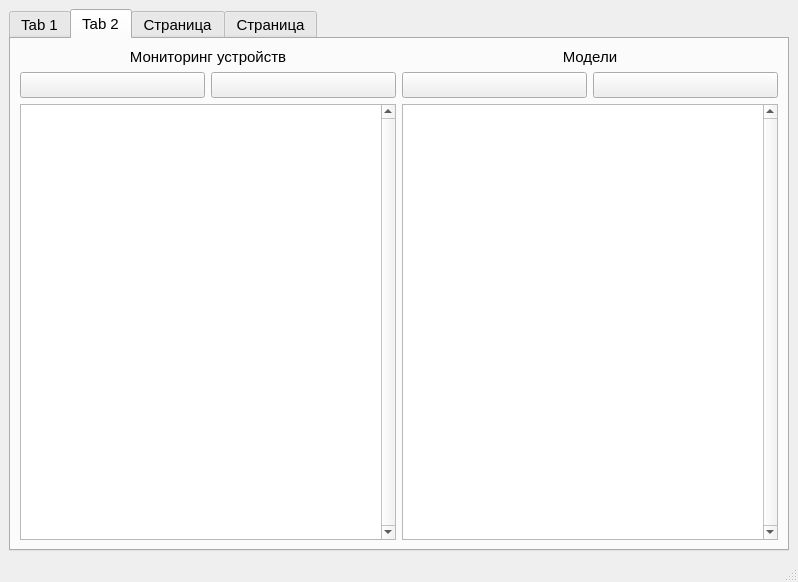
<?xml version="1.0" encoding="UTF-8"?>
<ui version="4.0">
 <class>MainWindow</class>
 <widget class="QMainWindow" name="MainWindow">
  <property name="windowModality">
   <enum>Qt::WindowModal</enum>
  </property>
  <property name="geometry">
   <rect>
    <x>0</x>
    <y>0</y>
    <width>798</width>
    <height>582</height>
   </rect>
  </property>
  <property name="windowTitle">
   <string>Totum Telecom</string>
  </property>
  <property name="windowIcon">
   <iconset theme="audio-card"/>
  </property>
  <property name="tabShape">
   <enum>QTabWidget::Rounded</enum>
  </property>
  <property name="dockNestingEnabled">
   <bool>true</bool>
  </property>
  <widget class="QWidget" name="centralwidget">
   <layout class="QGridLayout" name="gridLayout">
    <item row="1" column="0">
     <widget class="QTabWidget" name="tabWidget">
      <property name="font">
       <font>
        <pointsize>11</pointsize>
        <italic>false</italic>
        <bold>false</bold>
        <stylestrategy>PreferDefault</stylestrategy>
       </font>
      </property>
      <property name="currentIndex">
       <number>1</number>
      </property>
      <property name="elideMode">
       <enum>Qt::ElideNone</enum>
      </property>
      <property name="usesScrollButtons">
       <bool>true</bool>
      </property>
      <property name="documentMode">
       <bool>false</bool>
      </property>
      <widget class="QWidget" name="tab_Main">
       <property name="baseSize">
        <size>
         <width>10</width>
         <height>10</height>
        </size>
       </property>
       <attribute name="title">
        <string>Tab 1</string>
       </attribute>
       <layout class="QGridLayout" name="gridLayout_5">
        <item row="0" column="0">
         <widget class="QLabel" name="icon">
          <property name="text">
           <string/>
          </property>
         </widget>
        </item>
        <item row="1" column="0">
         <spacer name="verticalSpacer_2">
          <property name="orientation">
           <enum>Qt::Vertical</enum>
          </property>
          <property name="sizeHint" stdset="0">
           <size>
            <width>20</width>
            <height>40</height>
           </size>
          </property>
         </spacer>
        </item>
        <item row="0" column="1" colspan="2">
         <widget class="QLabel" name="lblGreeting">
          <property name="font">
           <font>
            <pointsize>56</pointsize>
            <italic>false</italic>
            <bold>true</bold>
            <underline>false</underline>
            <stylestrategy>PreferDefault</stylestrategy>
           </font>
          </property>
          <property name="text">
           <string>&lt;html&gt;&lt;head/&gt;&lt;body&gt;&lt;p align=&quot;center&quot;&gt;аопловарво&lt;/p&gt;&lt;/body&gt;&lt;/html&gt;</string>
          </property>
          <property name="textFormat">
           <enum>Qt::RichText</enum>
          </property>
         </widget>
        </item>
        <item row="8" column="1">
         <widget class="QPushButton" name="btnStatusReport">
          <property name="sizePolicy">
           <sizepolicy hsizetype="Minimum" vsizetype="Fixed">
            <horstretch>0</horstretch>
            <verstretch>0</verstretch>
           </sizepolicy>
          </property>
          <property name="font">
           <font>
            <pointsize>16</pointsize>
            <italic>false</italic>
            <bold>false</bold>
            <stylestrategy>PreferDefault</stylestrategy>
           </font>
          </property>
          <property name="text">
           <string>Показать отчет по статусам</string>
          </property>
         </widget>
        </item>
        <item row="8" column="2" rowspan="2" colspan="2">
         <spacer name="horizontalSpacer">
          <property name="orientation">
           <enum>Qt::Horizontal</enum>
          </property>
          <property name="sizeHint" stdset="0">
           <size>
            <width>40</width>
            <height>20</height>
           </size>
          </property>
         </spacer>
        </item>
        <item row="7" column="4" rowspan="3">
         <spacer name="horizontalSpacer_2">
          <property name="orientation">
           <enum>Qt::Horizontal</enum>
          </property>
          <property name="sizeHint" stdset="0">
           <size>
            <width>40</width>
            <height>20</height>
           </size>
          </property>
         </spacer>
        </item>
        <item row="7" column="1">
         <widget class="QPushButton" name="btnClientReport">
          <property name="minimumSize">
           <size>
            <width>0</width>
            <height>0</height>
           </size>
          </property>
          <property name="baseSize">
           <size>
            <width>0</width>
            <height>0</height>
           </size>
          </property>
          <property name="font">
           <font>
            <pointsize>16</pointsize>
            <italic>false</italic>
            <bold>false</bold>
            <stylestrategy>PreferDefault</stylestrategy>
           </font>
          </property>
          <property name="text">
           <string>Показать отчет по клиентам</string>
          </property>
         </widget>
        </item>
        <item row="1" column="1" rowspan="2" colspan="3">
         <widget class="QCalendarWidget" name="calendarWidget">
          <property name="enabled">
           <bool>true</bool>
          </property>
          <property name="focusPolicy">
           <enum>Qt::NoFocus</enum>
          </property>
          <property name="contextMenuPolicy">
           <enum>Qt::NoContextMenu</enum>
          </property>
          <property name="firstDayOfWeek">
           <enum>Qt::Monday</enum>
          </property>
          <property name="gridVisible">
           <bool>true</bool>
          </property>
          <property name="selectionMode">
           <enum>QCalendarWidget::NoSelection</enum>
          </property>
          <property name="horizontalHeaderFormat">
           <enum>QCalendarWidget::SingleLetterDayNames</enum>
          </property>
          <property name="verticalHeaderFormat">
           <enum>QCalendarWidget::ISOWeekNumbers</enum>
          </property>
          <property name="navigationBarVisible">
           <bool>true</bool>
          </property>
          <property name="dateEditEnabled">
           <bool>false</bool>
          </property>
         </widget>
        </item>
        <item row="0" column="4" rowspan="10" colspan="2">
         <layout class="QVBoxLayout" name="verticalLayout_4">
          <item>
           <widget class="QLabel" name="label_6">
            <property name="text">
             <string>&lt;html&gt;&lt;head/&gt;&lt;body&gt;&lt;p align=&quot;center&quot;&gt;&lt;span style=&quot; font-size:12pt;&quot;&gt;Лента последних событий&lt;/span&gt;&lt;/p&gt;&lt;/body&gt;&lt;/html&gt;</string>
            </property>
            <property name="alignment">
             <set>Qt::AlignRight|Qt::AlignTrailing|Qt::AlignVCenter</set>
            </property>
           </widget>
          </item>
          <item>
           <widget class="QTableView" name="tableRecentActions">
            <property name="minimumSize">
             <size>
              <width>0</width>
              <height>0</height>
             </size>
            </property>
            <property name="frameShape">
             <enum>QFrame::NoFrame</enum>
            </property>
            <property name="editTriggers">
             <set>QAbstractItemView::NoEditTriggers</set>
            </property>
            <property name="selectionMode">
             <enum>QAbstractItemView::NoSelection</enum>
            </property>
            <property name="gridStyle">
             <enum>Qt::DotLine</enum>
            </property>
            <attribute name="horizontalHeaderVisible">
             <bool>false</bool>
            </attribute>
            <attribute name="verticalHeaderVisible">
             <bool>false</bool>
            </attribute>
           </widget>
          </item>
         </layout>
        </item>
       </layout>
      </widget>
      <widget class="QWidget" name="tab_Monitoring">
       <attribute name="title">
        <string>Tab 2</string>
       </attribute>
       <layout class="QGridLayout" name="gridLayout_3">
        <item row="0" column="0">
         <layout class="QGridLayout" name="gridLayout_6">
          <item row="0" column="0">
           <widget class="QLabel" name="label_4">
            <property name="text">
             <string>Мониторинг устройств</string>
            </property>
            <property name="scaledContents">
             <bool>false</bool>
            </property>
            <property name="alignment">
             <set>Qt::AlignCenter</set>
            </property>
           </widget>
          </item>
          <item row="8" column="3">
           <layout class="QVBoxLayout" name="verticalLayout"/>
          </item>
          <item row="8" column="0">
           <widget class="QTableView" name="tableMonitoring">
            <property name="frameShape">
             <enum>QFrame::StyledPanel</enum>
            </property>
            <property name="verticalScrollBarPolicy">
             <enum>Qt::ScrollBarAlwaysOn</enum>
            </property>
            <property name="horizontalScrollBarPolicy">
             <enum>Qt::ScrollBarAsNeeded</enum>
            </property>
            <property name="gridStyle">
             <enum>Qt::SolidLine</enum>
            </property>
            <property name="sortingEnabled">
             <bool>true</bool>
            </property>
            <attribute name="horizontalHeaderVisible">
             <bool>true</bool>
            </attribute>
            <attribute name="horizontalHeaderCascadingSectionResizes">
             <bool>true</bool>
            </attribute>
            <attribute name="horizontalHeaderDefaultSectionSize">
             <number>100</number>
            </attribute>
            <attribute name="horizontalHeaderStretchLastSection">
             <bool>true</bool>
            </attribute>
            <attribute name="verticalHeaderVisible">
             <bool>true</bool>
            </attribute>
            <attribute name="verticalHeaderStretchLastSection">
             <bool>false</bool>
            </attribute>
           </widget>
          </item>
          <item row="3" column="2" rowspan="4">
           <layout class="QHBoxLayout" name="horizontalLayout_3">
            <item>
             <widget class="QPushButton" name="btnAddModel">
              <property name="text">
               <string/>
              </property>
              <property name="icon">
               <iconset theme="list-add">
                <normaloff>.</normaloff>.</iconset>
              </property>
             </widget>
            </item>
            <item>
             <widget class="QPushButton" name="btnDelModel">
              <property name="text">
               <string/>
              </property>
              <property name="icon">
               <iconset theme="list-remove">
                <normaloff>.</normaloff>.</iconset>
              </property>
             </widget>
            </item>
           </layout>
          </item>
          <item row="0" column="2">
           <widget class="QLabel" name="label_5">
            <property name="text">
             <string>Модели</string>
            </property>
            <property name="alignment">
             <set>Qt::AlignCenter</set>
            </property>
           </widget>
          </item>
          <item row="8" column="2">
           <widget class="QTableView" name="tableModels">
            <property name="verticalScrollBarPolicy">
             <enum>Qt::ScrollBarAlwaysOn</enum>
            </property>
            <property name="sortingEnabled">
             <bool>true</bool>
            </property>
            <attribute name="horizontalHeaderCascadingSectionResizes">
             <bool>true</bool>
            </attribute>
            <attribute name="horizontalHeaderShowSortIndicator" stdset="0">
             <bool>true</bool>
            </attribute>
            <attribute name="horizontalHeaderStretchLastSection">
             <bool>true</bool>
            </attribute>
           </widget>
          </item>
          <item row="3" column="0" rowspan="4">
           <layout class="QHBoxLayout" name="horizontalLayout">
            <item>
             <widget class="QPushButton" name="btnAddDevice">
              <property name="text">
               <string/>
              </property>
              <property name="icon">
               <iconset theme="list-add">
                <normaloff>.</normaloff>.</iconset>
              </property>
             </widget>
            </item>
            <item>
             <widget class="QPushButton" name="btnDelDevice">
              <property name="text">
               <string/>
              </property>
              <property name="icon">
               <iconset theme="list-remove">
                <normaloff>.</normaloff>.</iconset>
              </property>
             </widget>
            </item>
           </layout>
          </item>
         </layout>
        </item>
       </layout>
      </widget>
      <widget class="QWidget" name="tab_Admin">
       <attribute name="title">
        <string>Страница</string>
       </attribute>
       <layout class="QGridLayout" name="gridLayout_2">
        <item row="7" column="0">
         <layout class="QHBoxLayout" name="horizontalLayout_4">
          <item>
           <widget class="QPushButton" name="btnAddClient">
            <property name="text">
             <string/>
            </property>
            <property name="icon">
             <iconset theme="list-add">
              <normaloff>.</normaloff>.</iconset>
            </property>
           </widget>
          </item>
          <item>
           <widget class="QPushButton" name="btnDelClient">
            <property name="text">
             <string/>
            </property>
            <property name="icon">
             <iconset theme="list-remove">
              <normaloff>.</normaloff>.</iconset>
            </property>
           </widget>
          </item>
         </layout>
        </item>
        <item row="1" column="1">
         <widget class="QLabel" name="label_2">
          <property name="text">
           <string>Пользователи</string>
          </property>
          <property name="alignment">
           <set>Qt::AlignCenter</set>
          </property>
         </widget>
        </item>
        <item row="8" column="0">
         <widget class="QTableView" name="tableClients">
          <property name="font">
           <font>
            <pointsize>11</pointsize>
            <italic>false</italic>
            <bold>false</bold>
            <stylestrategy>PreferDefault</stylestrategy>
           </font>
          </property>
          <property name="verticalScrollBarPolicy">
           <enum>Qt::ScrollBarAlwaysOn</enum>
          </property>
          <property name="sortingEnabled">
           <bool>true</bool>
          </property>
          <attribute name="horizontalHeaderDefaultSectionSize">
           <number>150</number>
          </attribute>
          <attribute name="horizontalHeaderStretchLastSection">
           <bool>true</bool>
          </attribute>
          <attribute name="verticalHeaderVisible">
           <bool>true</bool>
          </attribute>
         </widget>
        </item>
        <item row="8" column="1">
         <widget class="QTableView" name="tableUsers">
          <property name="verticalScrollBarPolicy">
           <enum>Qt::ScrollBarAlwaysOn</enum>
          </property>
          <property name="alternatingRowColors">
           <bool>false</bool>
          </property>
          <property name="sortingEnabled">
           <bool>true</bool>
          </property>
          <attribute name="horizontalHeaderDefaultSectionSize">
           <number>150</number>
          </attribute>
          <attribute name="horizontalHeaderStretchLastSection">
           <bool>true</bool>
          </attribute>
          <attribute name="verticalHeaderVisible">
           <bool>true</bool>
          </attribute>
         </widget>
        </item>
        <item row="1" column="0">
         <widget class="QLabel" name="label_3">
          <property name="text">
           <string>Данные компаний</string>
          </property>
          <property name="alignment">
           <set>Qt::AlignCenter</set>
          </property>
         </widget>
        </item>
        <item row="7" column="1">
         <layout class="QHBoxLayout" name="horizontalLayout_5">
          <item>
           <widget class="QPushButton" name="btnAddUser">
            <property name="text">
             <string/>
            </property>
            <property name="icon">
             <iconset theme="list-add">
              <normaloff>.</normaloff>.</iconset>
            </property>
           </widget>
          </item>
          <item>
           <widget class="QPushButton" name="btnDelUser">
            <property name="text">
             <string/>
            </property>
            <property name="icon">
             <iconset theme="list-remove">
              <normaloff>.</normaloff>.</iconset>
            </property>
           </widget>
          </item>
         </layout>
        </item>
       </layout>
      </widget>
      <widget class="QWidget" name="tab_Tickets">
       <attribute name="title">
        <string>Страница</string>
       </attribute>
       <layout class="QGridLayout" name="gridLayout_4">
        <item row="1" column="0">
         <widget class="QTableView" name="tableTickets">
          <property name="frameShape">
           <enum>QFrame::NoFrame</enum>
          </property>
          <property name="sortingEnabled">
           <bool>true</bool>
          </property>
          <attribute name="horizontalHeaderDefaultSectionSize">
           <number>150</number>
          </attribute>
          <attribute name="horizontalHeaderStretchLastSection">
           <bool>false</bool>
          </attribute>
          <attribute name="verticalHeaderVisible">
           <bool>true</bool>
          </attribute>
         </widget>
        </item>
        <item row="0" column="0">
         <layout class="QHBoxLayout" name="horizontalLayout_2">
          <item>
           <widget class="QPushButton" name="btnAddTicket">
            <property name="text">
             <string/>
            </property>
            <property name="icon">
             <iconset theme="list-add">
              <normaloff>.</normaloff>.</iconset>
            </property>
            <property name="checkable">
             <bool>false</bool>
            </property>
           </widget>
          </item>
          <item>
           <widget class="QPushButton" name="btnDelTicket">
            <property name="focusPolicy">
             <enum>Qt::NoFocus</enum>
            </property>
            <property name="text">
             <string/>
            </property>
            <property name="icon">
             <iconset theme="list-remove">
              <normaloff>.</normaloff>.</iconset>
            </property>
           </widget>
          </item>
         </layout>
        </item>
       </layout>
      </widget>
     </widget>
    </item>
   </layout>
  </widget>
  <widget class="QStatusBar" name="statusbar"/>
  <action name="action">
   <property name="text">
    <string>Показать отчет</string>
   </property>
  </action>
 </widget>
 <resources/>
 <connections/>
</ui>
